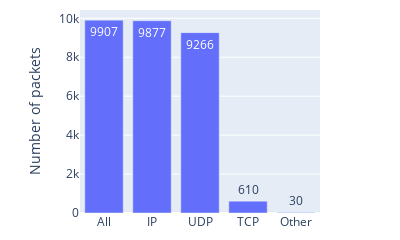

Notebook source saved alongside this figure:
### Code cell
tmp_df = pd.DataFrame(pcap_len_summary, index=["key"]).T.drop(['IP_Other']).sort_values(by='key', ascending=False)
fig = px.bar(tmp_df, y="key", text=tmp_df['key'])

fig.update_layout(
  height=200, 
  width=400, 
  yaxis_title="Number of packets",
  xaxis_title=None,
  )
fig.update_layout(margin=dict(t=10, b=10))

fig.write_image("assets/ring_overview.pdf")
fig.show()

### Figure 1 — Plotly figure (JSON) as saved in the notebook; plotly's stock layout.template omitted (floating-point values rounded to 4 significant figures)
{"data": [{"alignmentgroup": "True", "hovertemplate": "index=%{x}<br>key=%{text}<extra></extra>", "legendgroup": "", "marker": {"color": "#636efa", "pattern": {"shape": ""}}, "name": "", "offsetgroup": "", "orientation": "v", "showlegend": false, "text": [9907, 9877, 9266, 610, 30], "textposition": "auto", "type": "bar", "x": ["All", "IP", "UDP", "TCP", "Other"], "xaxis": "x", "y": [9907, 9877, 9266, 610, 30], "yaxis": "y"}], "layout": {"barmode": "relative", "height": 200, "legend": {"tracegroupgap": 0}, "margin": {"b": 10, "t": 10}, "width": 400, "xaxis": {"anchor": "y", "domain": [0, 1], "title": {}}, "yaxis": {"anchor": "x", "domain": [0, 1], "title": {"text": "Number of packets"}}}}
